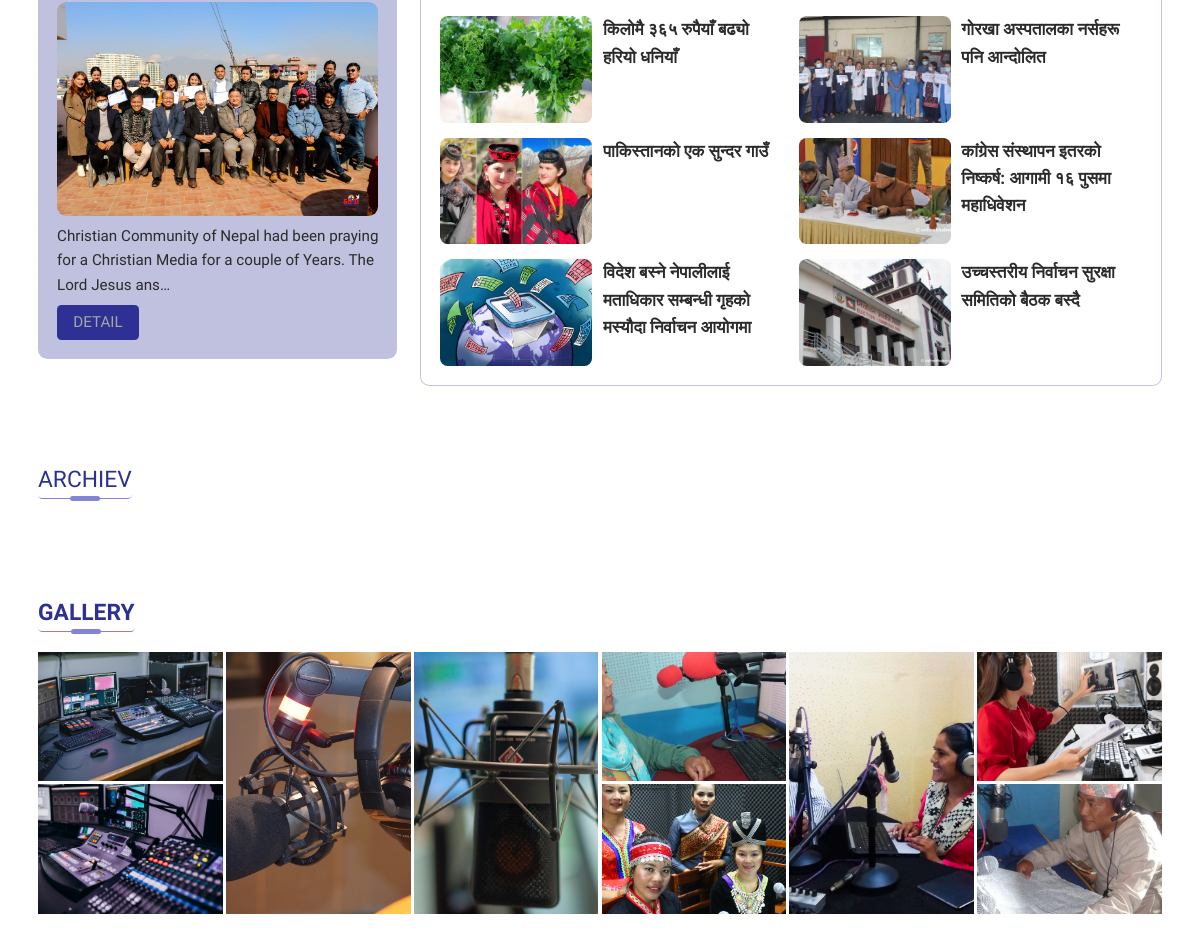
Before: / (middle part) with the older database file.
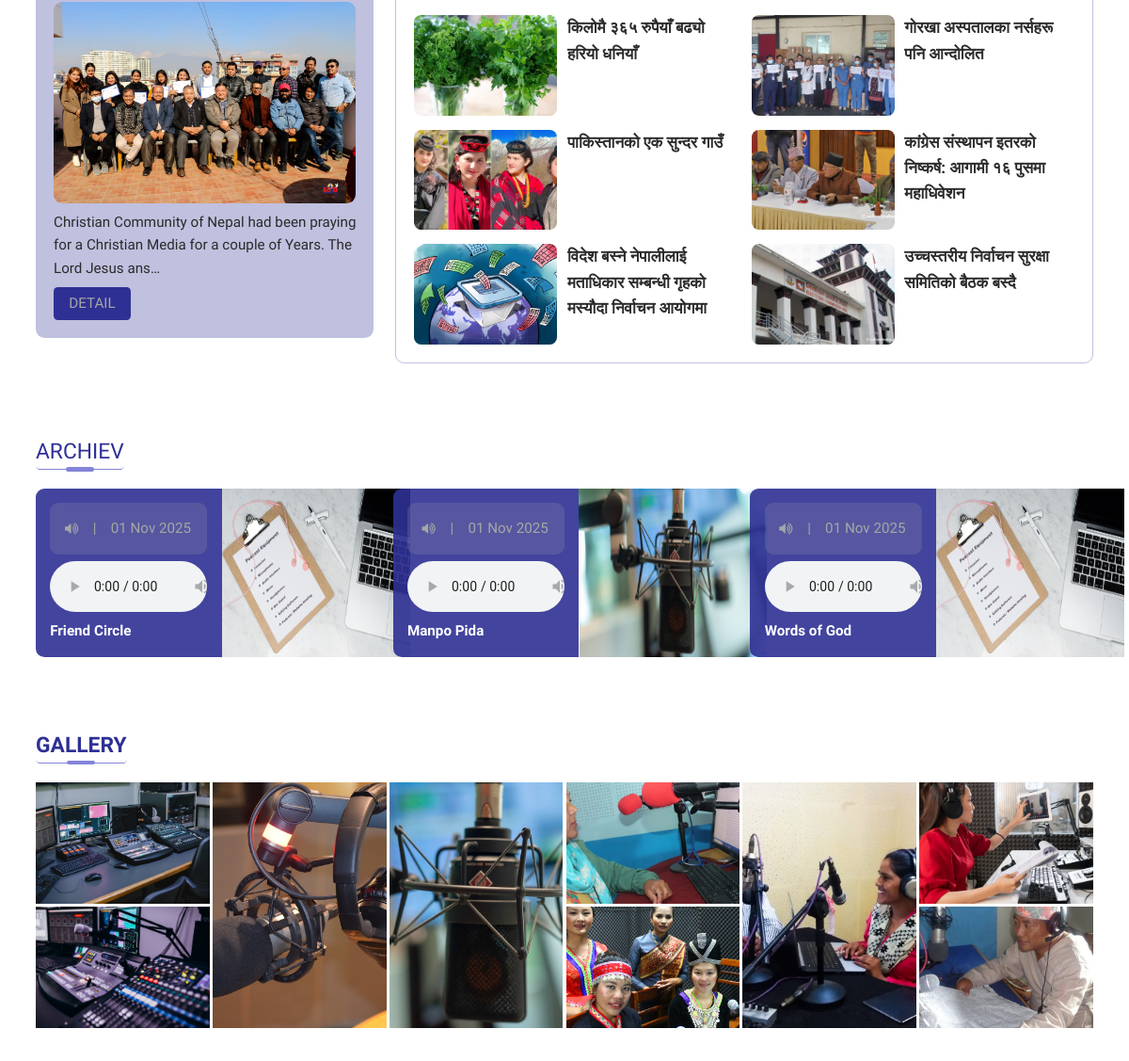
After: the same page with the newer database file.
### fm/models.py (models this page shows, shortened)
class NewsPost(models.Model):
    title = models.CharField(max_length=200)
    subtitle = models.CharField(max_length=200, blank=True)
    image = models.ForeignKey(MediaFile, on_delete=models.SET_NULL,
                              null=True, blank=True, related_name='news_images')
    content = HTMLField()
    published_at = models.DateTimeField(default=timezone.now)
    is_published = models.BooleanField(default=True)
    class Meta:
        ordering = ['-published_at']
        verbose_name = 'News Post'
        verbose_name_plural = 'News Posts'

class MediaFile(models.Model):
    file = models.FileField(upload_to='cabinet/library/')
    uploaded_at = models.DateTimeField(auto_now_add=True)
    alt_text = models.CharField(max_length=200, blank=True, help_text="Optional description")
    class Meta:
        ordering = ['-uploaded_at']

class ArchiveProgram(models.Model):
    program_name = models.CharField(max_length=200)
    broadcast_date = models.DateField(default=timezone.now)
    audio_file = models.ForeignKey(MediaFile, on_delete=models.PROTECT,
                                   related_name='archive_audio')
    featured_image = models.ForeignKey(MediaFile, on_delete=models.SET_NULL,
                                       null=True, blank=True,
                                       related_name='archive_images')
    class Meta:
        ordering = ['-broadcast_date']

### fmSite/views.py (the view)
# urls.py: path('', views.homePage, name='home'),
def homePage(request):
    sliders = Slider.objects.all().order_by('order', '-id')
    about = get_object_or_404(Page, slug='about')
    newsItems = NewsPost.objects.all().order_by('-id')[:6]
    programs = ArchiveProgram.objects.all().order_by('-id')[:3]
    homeData = {
        'sliderItems' : sliders,
        'aboutUs': about,
        'news' : newsItems,
        'programs': programs
    }
    return render(request, 'index.html', homeData)

### fm/context_processors.py (called while the page is built)
def site_logo(request):
    logo = SiteLogo.objects.first()
    return {'site_logo': logo}

### templates/index.html (shortened to what this page needs)
{% extends 'base.html' %}
{% load static %}
{% block content %}
<div class="wrapper dg news-outer mt80">
	<div class="col_4">
		<aside class="intro dfc">
			{% if aboutUs.image %}
				<img src="{{ aboutUs.image.file.url }}" alt="{{ aboutUs.title }}">
			{% endif %}
			<p>{{ aboutUs.content|striptags|truncatechars:110 }}</p>
			<a class="btn btn-main btn-detail" href="{% url 'about' %}">Detail</a>
		</aside>
	</div>
	<div class="col_8 news_wrap">
		<div class="dg news">
			{% for n in news %}
			<a class="news_item col_6 df" href="{% url 'newsDetail' n.id %}">
				{% if n.image %}
					<img src="{{ n.image.file.url }}" alt="{{ n.title }}">
				{% else %}
					<img src="{% static 'images/default.jpg' %}" alt="{{ n.title }}">
				{% endif %}
				<h5 class="news_title">{{n.title}}</h5>
			</a>
			{% endfor %}
		</div>
	</div>
</div>
<div class="wrapper mt80">
	<a class="bl-title" href="{% url 'archiev' %}">Archiev</a>
	<div class="dg archiev">
		{% for p in programs %}
			<article class="archiev_item col_4 df">
				<aside class="archiev_name dfc on_homepage">
					<figure class="df archiev_sign df">
						<i class="cf cf-volume-up"></i> |
						<time>{{ p.broadcast_date|date:"d M Y" }}</time>
					</figure>
					{% if p.audio_file %}
					<audio controls>
						<source src="{{ p.audio_file.file.url }}" type="audio/mpeg">
					</audio>
					{% endif %}
					<h6 class="archiev_title">{{ p.program_name }}</h6>
				</aside>
				{% if p.featured_image %}
					<img src="{{ p.featured_image.file.url }}" alt="{{ p.program_name }}" width="200">
				{% endif %}
			</article>
		{% endfor %}
	</div>
</div>
<div class="wrapper mt80">
	<h5 class="bl-title">Gallery</h5>
	<ul class="dg gallery">
		<li class="gallery_item">
			<a href="{% static 'images/studio1.jpg' %}"><img src="{% static 'images/studio1.jpg' %}" alt="Image"></a>
		</li>
		<li class="gallery_item">
			<a href="{% static 'images/studio2.jpg' %}"><img src="{% static 'images/studio2.jpg' %}" alt="Image"></a>
		</li>
		<li class="gallery_item">
			<a href="{% static 'images/proj1.jpg' %}"><img src="{% static 'images/proj1.jpg' %}" alt="Image"></a>
		</li>
		<li class="gallery_item">
			<a href="{% static 'images/proj2.jpg' %}"><img src="{% static 'images/proj2.jpg' %}" alt="Image"></a>
		</li>
		<li class="gallery_item">
			<a href="{% static 'images/gal1.png' %}"><img src="{% static 'images/gal1.png' %}" alt="Image"></a>
		</li>
		<li class="gallery_item">
			<a href="{% static 'images/gal2.png' %}"><img src="{% static 'images/gal2.png' %}" alt="Image"></a>
		</li>
		<li class="gallery_item">
			<a href="{% static 'images/gal3.png' %}"><img src="{% static 'images/gal3.png' %}" alt="Image"></a>
		</li>
		<li class="gallery_item">
			<a href="{% static 'images/gal4.png' %}"><img src="{% static 'images/gal4.png' %}" alt="Image"></a>
		</li>
		<li class="gallery_item">
			<a href="{% static 'images/woman.jpg' %}"><img src="{% static 'images/woman.jpg' %}" alt="Image"></a>
		</li>
	</ul>
</div>
{% endblock %}

Changed rows visible on the page:
added ArchiveProgram: broadcast_date "01 Nov 2025", program_name "Friend Circle", featured_image.file (picture)
added ArchiveProgram: broadcast_date "01 Nov 2025", program_name "Manpo Pida", featured_image.file (picture)
added ArchiveProgram: broadcast_date "01 Nov 2025", program_name "Words of God", featured_image.file (picture)
